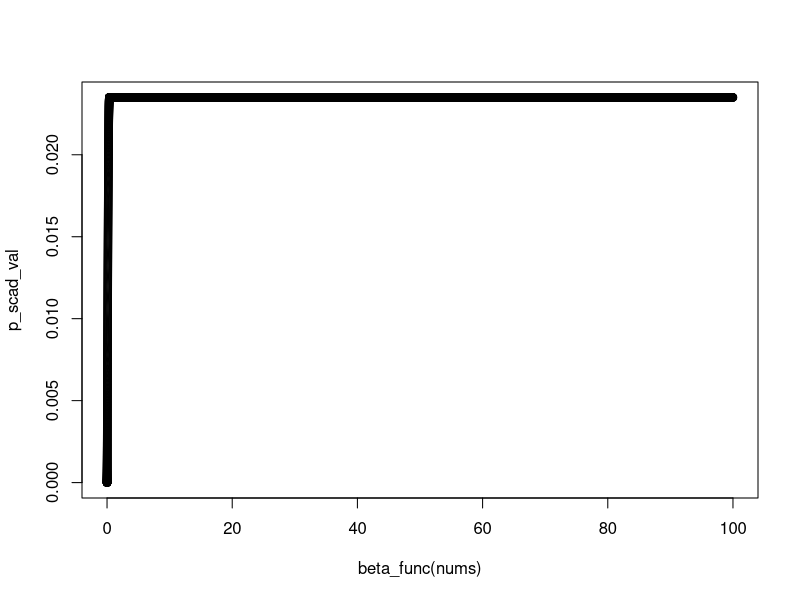
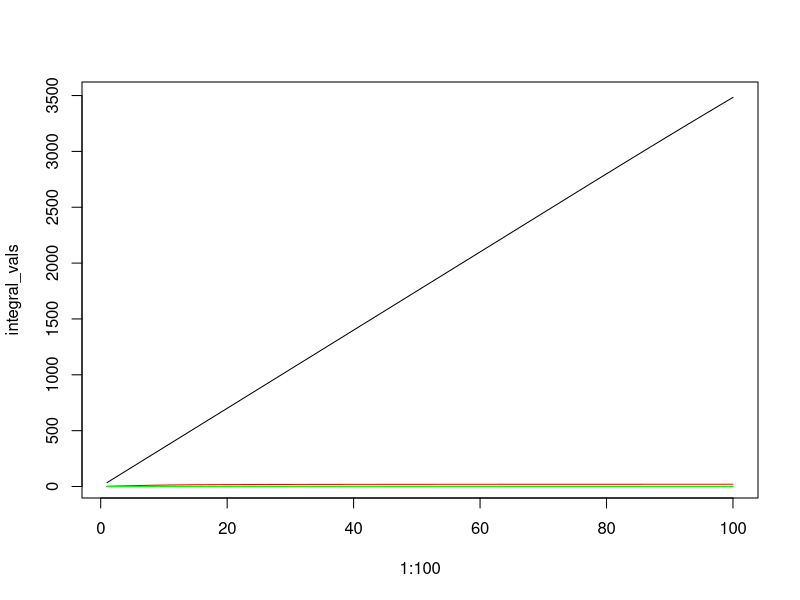

Here is the R script that generated these plots, in order:
##### SCAD Function #####

### Defining Function
p_scad <- function(beta, lambda, a){
  
  vals = c()
  
  for (i in 1:length(beta)) {
    
    if (0 <= beta[i] & beta[i] <= lambda){
      vals[i] <- lambda*beta[i]
    }
    
    if (lambda < beta[i] & beta[i] < a*lambda){
      vals[i] <- -(beta[i]^2 - 2*a*lambda*beta[i] + lambda^2)/(2*(a - 1))
    }
    
    if (beta[i] >= a*lambda){
      vals[i] <- ((a + 1)*lambda^2)/2
    }
    
  }

  return(as.numeric(vals))
  
}

### Defining beta values
beta_func <- function(nums){
  vals <- nums^2
  return(vals)
}

nums = seq(0, 10, 0.001)

### Running function
p_scad_val <- p_scad(beta_func(nums), 0.1, 3.7)

plot(beta_func(nums), p_scad_val)


### Integrating
integral_vals = c()
for (i in 1:100) {
 integral_vals[i] <- integrate(p_scad, a = 3.7, lambda = 70, 0, i)[[1]]/i
}

plot(1:100, integral_vals, type = "l")

integral_vals = c()
for (i in 1:100) {
  integral_vals[i] <- integrate(p_scad, a = 3.7, lambda = 3, 0, i)[[1]]/i
}

lines(1:100, integral_vals, col = "red")

integral_vals = c()
for (i in 1:100) {
  integral_vals[i] <- integrate(p_scad, a = 3.7, lambda = 0.5, 0, i)[[1]]/i
}

lines(1:100, integral_vals, col = "blue")

integral_vals = c()
for (i in 1:100) {
  integral_vals[i] <- integrate(p_scad, a = 3.7, lambda = 0, 0, i)[[1]]/i
}

lines(1:100, integral_vals, col = "green")

